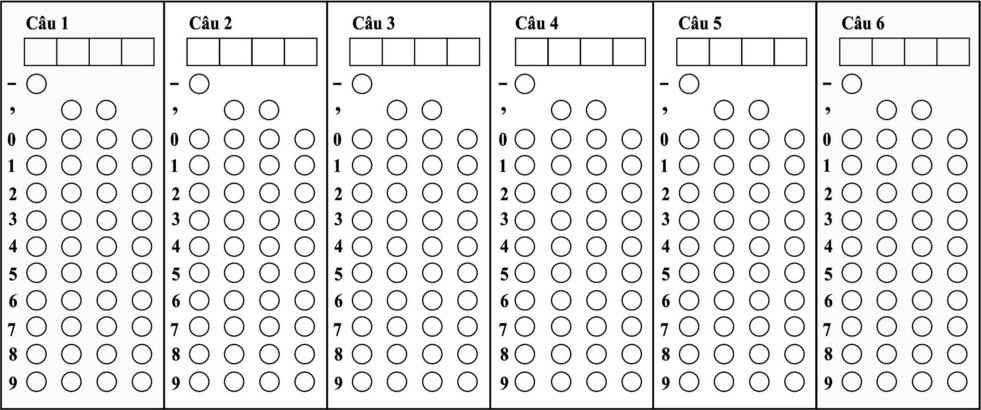
#> input picture cell_3.jpg, 1961 x 820 px, found by its file name (shown at 1/2 size)
$ python learn.py
#> lines starting #> are read from the running program, lines starting #| are printed output that depends on the picture; after the words box and inside, x2 and y2 are one past the last pixel; in counts of white or black regions, pixels touching at a corner belong together
import cv2


def resize_image(image, width=800):
    aspect_ratio = float(image.shape[1]) / float(image.shape[0])
    height = int(width / aspect_ratio)
    return cv2.resize(image, (width, height))


def show_image(title, image):
    cv2.imshow(title, resize_image(image))
    cv2.waitKey(0)


def detect_and_extract_cells():
    # Load image, grayscale, adaptive threshold
    image = cv2.imread('/home/infcapital/Documents/yolov8/cell_3.jpg')
#> image is the input picture: shape (820, 1961, 3); mean B, G, R 230.8, 230.8, 230.8
    show_image("Original Image", image)
#> in resize_image, `return cv2.resize(image, (width, height))`:
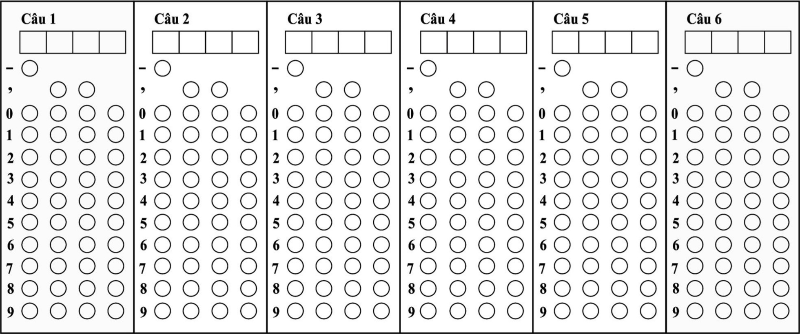
#> returned value: shape (334, 800, 3); mean of channels 0, 1, 2 230.5, 230.5, 230.5; drawn as B, G, R

    result = image.copy()
    gray = cv2.cvtColor(image, cv2.COLOR_BGR2GRAY)
    show_image("Grayscale Image", gray)

    thresh = cv2.adaptiveThreshold(gray, 255, cv2.ADAPTIVE_THRESH_GAUSSIAN_C, cv2.THRESH_BINARY_INV, 51, 9)
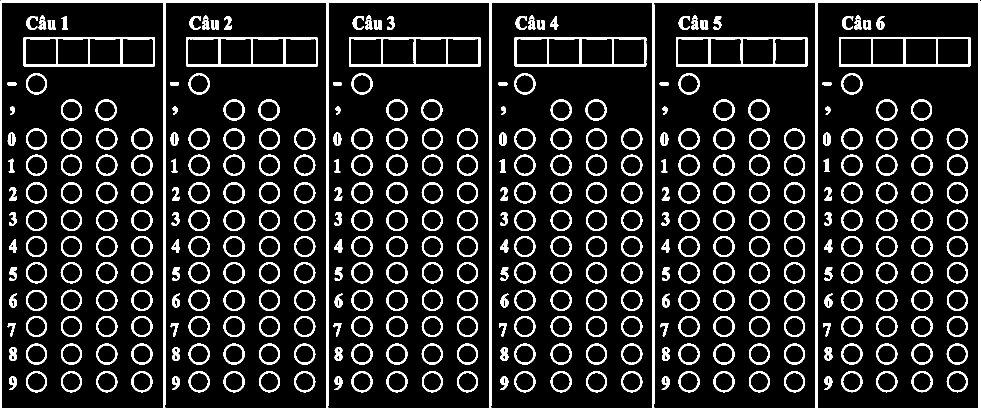
#> thresh: shape (820, 1961) (shown at 1/2 size); 12.9% white; 367 white regions
    show_image("Thresholded Image", thresh)
#> call 3 of resize_image, with width = 800
#> in resize_image (call 3), `return cv2.resize(image, (width, height))`:
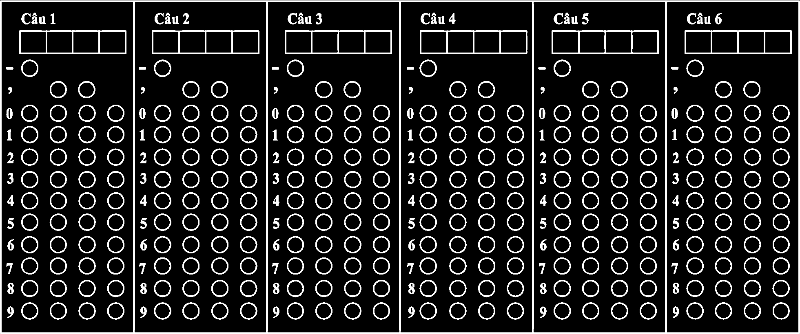
#> returned value: shape (334, 800); min 0, max 255, mean 33

    # Fill rectangular contours
    cnts = cv2.findContours(thresh, cv2.RETR_EXTERNAL, cv2.CHAIN_APPROX_SIMPLE)
#> cnts = 1 contour; box (x1, y1, x2, y2) and area: (0, 1, 1961, 820) 1603278
    cnts = cnts[0] if len(cnts) == 2 else cnts[1]
#> cnts = 1 item
    for c in cnts:
        cv2.drawContours(thresh, [c], -1, (255, 255, 255), -1)
#> this loop made 1 pass
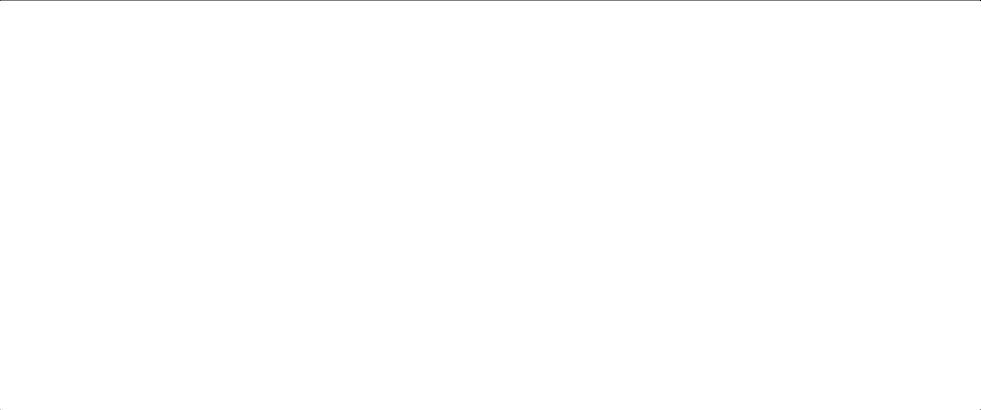
#> thresh: shape (820, 1961) (shown at 1/2 size); 99.9% white; black in thin lines or dots
    show_image("Filled Contours", thresh)
#> call 4 of resize_image, with width = 800
#> in resize_image (call 4), `return cv2.resize(image, (width, height))`:
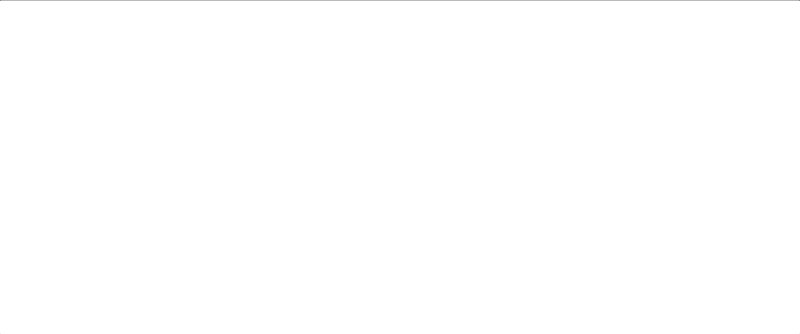
#> returned value: shape (334, 800); min 135, max 255, mean 254.8

    # Morph open
    kernel = cv2.getStructuringElement(cv2.MORPH_RECT, (9, 9))
    opening = cv2.morphologyEx(thresh, cv2.MORPH_OPEN, kernel, iterations=4)
    show_image("Morphological Opening", opening)

    # Draw rectangles and store their information
    cnts = cv2.findContours(opening, cv2.RETR_EXTERNAL, cv2.CHAIN_APPROX_SIMPLE)
#> cnts = 1 contour; box (x1, y1, x2, y2) and area: (0, 1, 1961, 820) 1603278
    cnts = cnts[0] if len(cnts) == 2 else cnts[1]
#> cnts = 1 item
    rectangles = []
    for i, c in enumerate(cnts, 1):
        x, y, w, h = cv2.boundingRect(c)
        cv2.rectangle(image, (x, y), (x + w, y + h), (36, 255, 12), 3)
        cv2.putText(image, str(i), (x, y - 10), cv2.FONT_HERSHEY_SIMPLEX, 0.9, (36, 255, 12), 2)
        rectangles.append((i, x, y, w, h))
#> this loop made 1 pass
#> (i, x, y, w, h) on pass 1: (1, 0, 1, 1961, 819)
#> after the loop, rectangles = [(1, 0, 1, 1961, 819)]
    show_image("Detected Cells", image)
#> in resize_image (call 6), `return cv2.resize(image, (width, height))`:
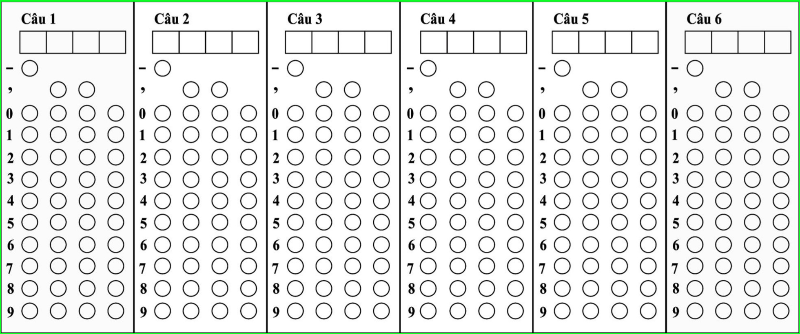
#> returned value: shape (334, 800, 3); mean of channels 0, 1, 2 230.3, 232.7, 230.1; drawn as B, G, R

    # Sort rectangles by their number
    rectangles.sort(key=lambda r: r[0])

    # Extract cells 3 and 12
    cells_to_extract = [3]
    total_score = 0
    for cell_num in cells_to_extract:
        if cell_num <= len(rectangles):
            i, x, y, w, h = rectangles[cell_num - 1]
            print('i', i)
            if i == 3:
                cell = result[y:y + h, x:x + w]
                filename_path = f'cell_{i}.jpg'
                cv2.imwrite(filename_path, cell)
                show_image(f"Extracted Cell {i}", cell)
                # score = score_exam(filename_path)
                # print('score per image', score)
                # total_score += score


    print('Score : ', total_score)


if __name__ == '__main__':
    detect_and_extract_cells()
    cv2.destroyAllWindows()
